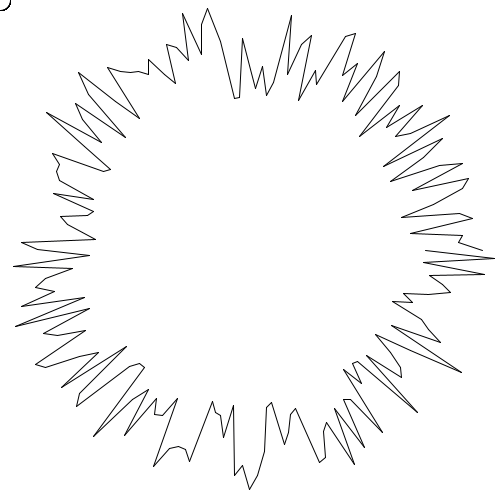
Frame 1 (no input)
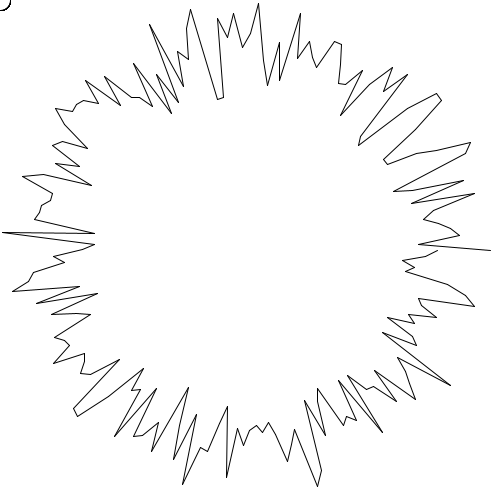
Frame 60 (the mouse pressed at the canvas centre just before this capture)
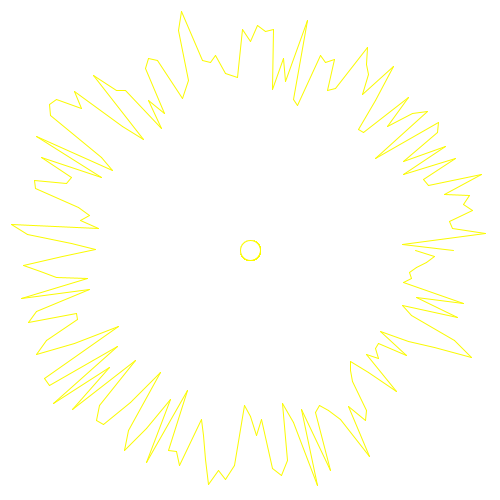
Frame 120 (the mouse held since frame 60 and released just before this capture)

The Processing sketch that drew these frames (run headless with seeded random() and noise(); from frame 60 on, the mouse is pressed at the canvas centre):

// Processing sketch: randomize_pulsecircle
// ── randomize_pulsecircle.pde
/* ***************************************************
 * Copyright (c) 2018 Tarsier-Marianz
 * Author: Marianz
 * Created: 2018-04-08
 * Sketch #14 rotating_circles.pde
 *****************************************************/

int centX=0;
int centY=0;
float x, y;


void setup() {
  size(500, 500);
  background(255);
  strokeWeight(1);
  smooth();
  stroke(20, 50, 70);
  frameRate(4);
  initCenter();
}

void initCenter() {
  centX=width/2;
  centY=height/2;
}

void draw() {
  background(255);
  float radius = 100;
  float lastx=-999;
  float lasty=-999;
  stroke(mouseX, mouseY, random(2*(frameCount%20)));
  for (float ang = 0; ang <= 360; ang+=2) {
    float thisRadius = radius + (random(100)+50);
    float rad=radians(ang);
    x=centX + (thisRadius*cos(rad));
    y=centY + (thisRadius*sin(rad));
    if (lastx > -999) {
      line(x, y, lastx, lasty);
    }
    lastx=x;
    lasty=y;
  ellipse(mouseX, mouseY, 20, 20);
  }
}
